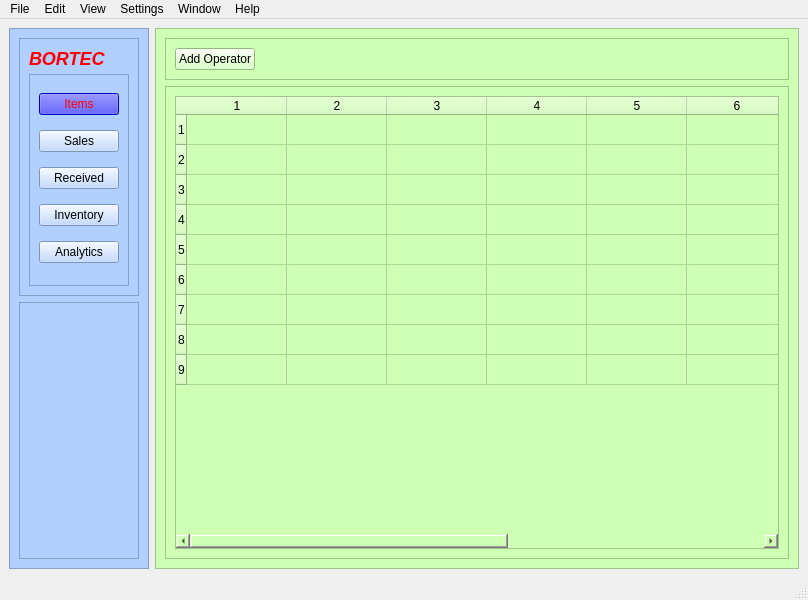
<?xml version="1.0" encoding="UTF-8"?>
<ui version="4.0">
 <class>MainWindow</class>
 <widget class="QMainWindow" name="MainWindow">
  <property name="geometry">
   <rect>
    <x>0</x>
    <y>0</y>
    <width>808</width>
    <height>600</height>
   </rect>
  </property>
  <property name="windowTitle">
   <string>MainWindow</string>
  </property>
  <widget class="QWidget" name="centralwidget">
   <property name="styleSheet">
    <string notr="true">QFrame.SidebarFrame {
border-top-left-radius: 10px;
border-top-right-radius: 10px;
border: 1px solid black;
background: qlineargradient(x1: 0, y1: 0, x2: 0, y2: 1,
stop: 0 #56a, stop: 0.1 #016);
}</string>
   </property>
   <layout class="QHBoxLayout" name="horizontalLayout">
    <item>
     <widget class="QFrame" name="frame">
      <property name="maximumSize">
       <size>
        <width>200</width>
        <height>16777215</height>
       </size>
      </property>
      <property name="styleSheet">
       <string notr="true">background:rgb(178, 208, 255)</string>
      </property>
      <property name="frameShape">
       <enum>QFrame::StyledPanel</enum>
      </property>
      <property name="frameShadow">
       <enum>QFrame::Raised</enum>
      </property>
      <layout class="QVBoxLayout" name="verticalLayout_4">
       <item>
        <widget class="QFrame" name="frame_3">
         <property name="frameShape">
          <enum>QFrame::StyledPanel</enum>
         </property>
         <property name="frameShadow">
          <enum>QFrame::Raised</enum>
         </property>
         <property name="class" stdset="0">
          <string/>
         </property>
         <layout class="QVBoxLayout" name="verticalLayout_2">
          <item>
           <widget class="QLabel" name="label">
            <property name="maximumSize">
             <size>
              <width>16777215</width>
              <height>20</height>
             </size>
            </property>
            <property name="text">
             <string>&lt;h2&gt;&lt;i&gt;&lt;b&gt;&lt;font color=red&gt;BORTEC&lt;/font&gt;&lt;/b&gt;&lt;/i&gt;&lt;/h2&gt;</string>
            </property>
            <property name="alignment">
             <set>Qt::AlignLeading|Qt::AlignLeft|Qt::AlignTop</set>
            </property>
           </widget>
          </item>
          <item>
           <widget class="QFrame" name="frame_4">
            <property name="styleSheet">
             <string notr="true">border-color:green;</string>
            </property>
            <property name="frameShape">
             <enum>QFrame::StyledPanel</enum>
            </property>
            <property name="frameShadow">
             <enum>QFrame::Raised</enum>
            </property>
            <layout class="QVBoxLayout" name="verticalLayout">
             <item>
              <widget class="QPushButton" name="pushButton">
               <property name="styleSheet">
                <string notr="true">color:red;
background-color:blue;</string>
               </property>
               <property name="text">
                <string>Items</string>
               </property>
              </widget>
             </item>
             <item>
              <widget class="QPushButton" name="pushButton_2">
               <property name="text">
                <string>Sales</string>
               </property>
              </widget>
             </item>
             <item>
              <widget class="QPushButton" name="pushButton_3">
               <property name="text">
                <string>Received</string>
               </property>
              </widget>
             </item>
             <item>
              <widget class="QPushButton" name="pushButton_4">
               <property name="text">
                <string>Inventory</string>
               </property>
              </widget>
             </item>
             <item>
              <widget class="QPushButton" name="pushButton_5">
               <property name="text">
                <string>Analytics</string>
               </property>
              </widget>
             </item>
            </layout>
           </widget>
          </item>
         </layout>
        </widget>
       </item>
       <item>
        <widget class="QFrame" name="frame_5">
         <property name="frameShape">
          <enum>QFrame::StyledPanel</enum>
         </property>
         <property name="frameShadow">
          <enum>QFrame::Raised</enum>
         </property>
         <zorder>verticalSpacer</zorder>
        </widget>
       </item>
      </layout>
     </widget>
    </item>
    <item>
     <widget class="QFrame" name="frame_2">
      <property name="styleSheet">
       <string notr="true">background-color:rgb(207, 255, 180)</string>
      </property>
      <property name="frameShape">
       <enum>QFrame::StyledPanel</enum>
      </property>
      <property name="frameShadow">
       <enum>QFrame::Raised</enum>
      </property>
      <layout class="QVBoxLayout" name="verticalLayout_3">
       <item>
        <widget class="QFrame" name="frame_6">
         <property name="maximumSize">
          <size>
           <width>16777215</width>
           <height>50</height>
          </size>
         </property>
         <property name="frameShape">
          <enum>QFrame::StyledPanel</enum>
         </property>
         <property name="frameShadow">
          <enum>QFrame::Raised</enum>
         </property>
         <layout class="QHBoxLayout" name="horizontalLayout_2">
          <item>
           <widget class="QPushButton" name="addOperator">
            <property name="text">
             <string>Add Operator</string>
            </property>
           </widget>
          </item>
          <item>
           <spacer name="horizontalSpacer">
            <property name="orientation">
             <enum>Qt::Horizontal</enum>
            </property>
            <property name="sizeHint" stdset="0">
             <size>
              <width>506</width>
              <height>20</height>
             </size>
            </property>
           </spacer>
          </item>
         </layout>
        </widget>
       </item>
       <item>
        <widget class="QFrame" name="frame_7">
         <property name="frameShape">
          <enum>QFrame::StyledPanel</enum>
         </property>
         <property name="frameShadow">
          <enum>QFrame::Raised</enum>
         </property>
         <layout class="QVBoxLayout" name="verticalLayout_6">
          <item>
           <layout class="QVBoxLayout" name="verticalLayout_5">
            <item>
             <widget class="QTableWidget" name="tableWidget">
              <property name="rowCount">
               <number>9</number>
              </property>
              <property name="columnCount">
               <number>9</number>
              </property>
              <row/>
              <row/>
              <row/>
              <row/>
              <row/>
              <row/>
              <row/>
              <row/>
              <row/>
              <column/>
              <column/>
              <column/>
              <column/>
              <column/>
              <column/>
              <column/>
              <column/>
              <column/>
             </widget>
            </item>
           </layout>
          </item>
         </layout>
        </widget>
       </item>
      </layout>
     </widget>
    </item>
   </layout>
  </widget>
  <widget class="QMenuBar" name="menubar">
   <property name="geometry">
    <rect>
     <x>0</x>
     <y>0</y>
     <width>808</width>
     <height>20</height>
    </rect>
   </property>
   <widget class="QMenu" name="menuFile">
    <property name="title">
     <string>File</string>
    </property>
   </widget>
   <widget class="QMenu" name="menuEdit">
    <property name="title">
     <string>Edit</string>
    </property>
   </widget>
   <widget class="QMenu" name="menuView">
    <property name="title">
     <string>View</string>
    </property>
   </widget>
   <widget class="QMenu" name="menuSettings">
    <property name="title">
     <string>Settings</string>
    </property>
   </widget>
   <widget class="QMenu" name="menuWindow">
    <property name="title">
     <string>Window</string>
    </property>
   </widget>
   <widget class="QMenu" name="menuHelp">
    <property name="title">
     <string>Help</string>
    </property>
   </widget>
   <addaction name="menuFile"/>
   <addaction name="menuEdit"/>
   <addaction name="menuView"/>
   <addaction name="menuSettings"/>
   <addaction name="menuWindow"/>
   <addaction name="menuHelp"/>
  </widget>
  <widget class="QStatusBar" name="statusbar"/>
 </widget>
 <resources/>
 <connections/>
</ui>
